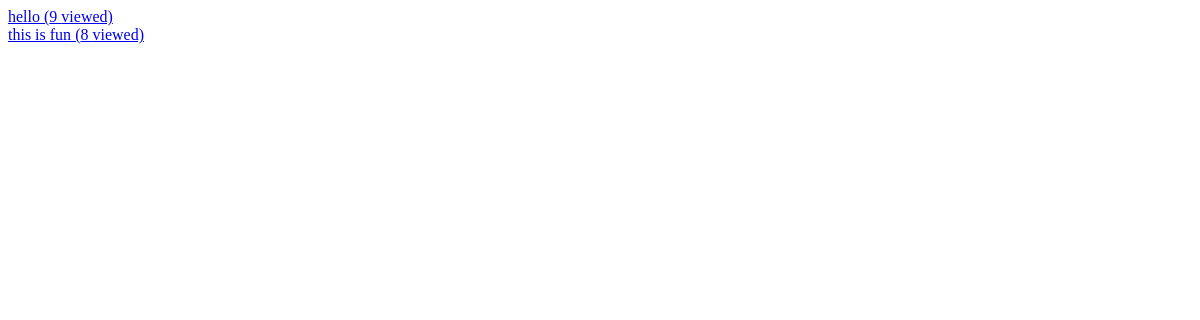
The app's page /listpost, older data.
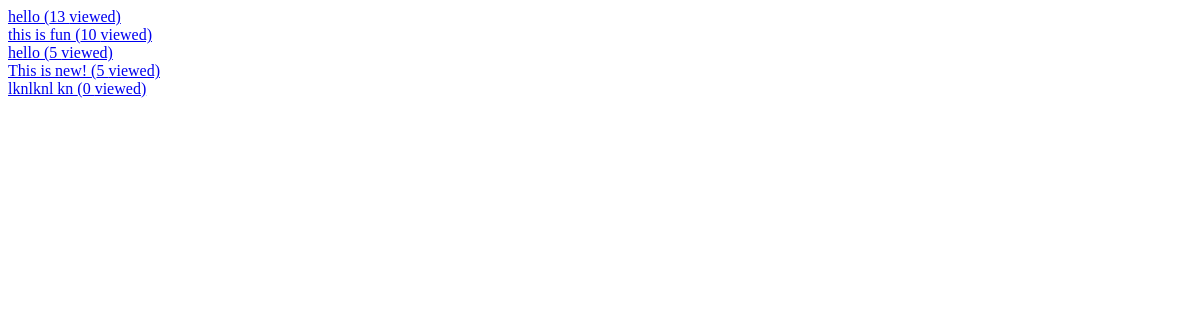
The same page, newer data.
### information/models.py (models this page shows)
class Posts(models.Model):
    user =  models.ForeignKey(User, on_delete=models.CASCADE, null=True, blank=False)
    content = models.TextField(null=True, blank=False)
    view_counter = models.IntegerField(null=True, blank=False, default=0)

### newest_project/views.py (the view)
# urls.py: url('listpost', PostListView.as_view()),
class PostListView(ListView):
    template_name = "list.html"
    model = Posts

### static/templates/list.html (shortened to what this page needs)
{% for object in object_list %}
    <a href="/up/{{object.pk}}"> {{ object.content }} ({{object.view_counter}} viewed)
    </a>
{% endfor %}

Row changes from the older to the newer data that the page shows:
changed Posts (number 1 of 5 on the later page): view_counter "9" → "13"
changed Posts "this is fun": view_counter "8" → "10"
added Posts: content "hello", view_counter "5"
added Posts: content "This is new!", view_counter "5"
added Posts: content "lknlknl kn", view_counter "0"
